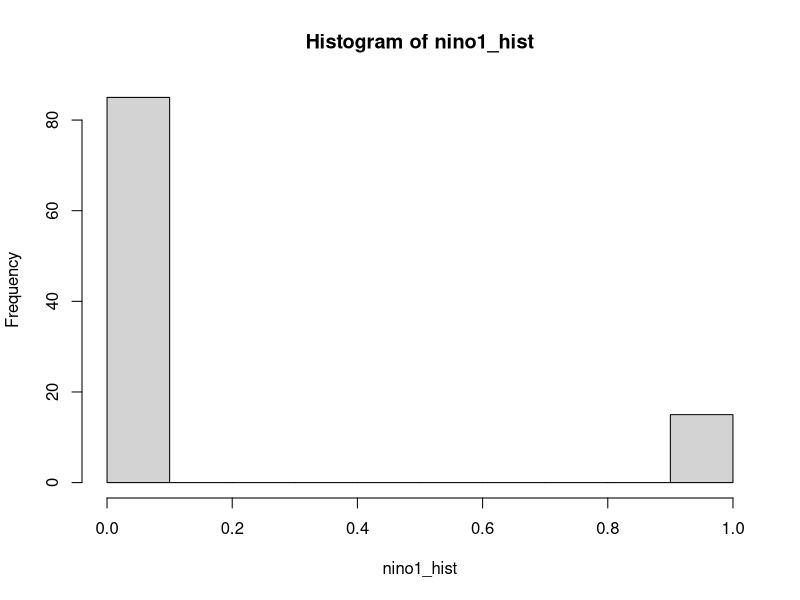
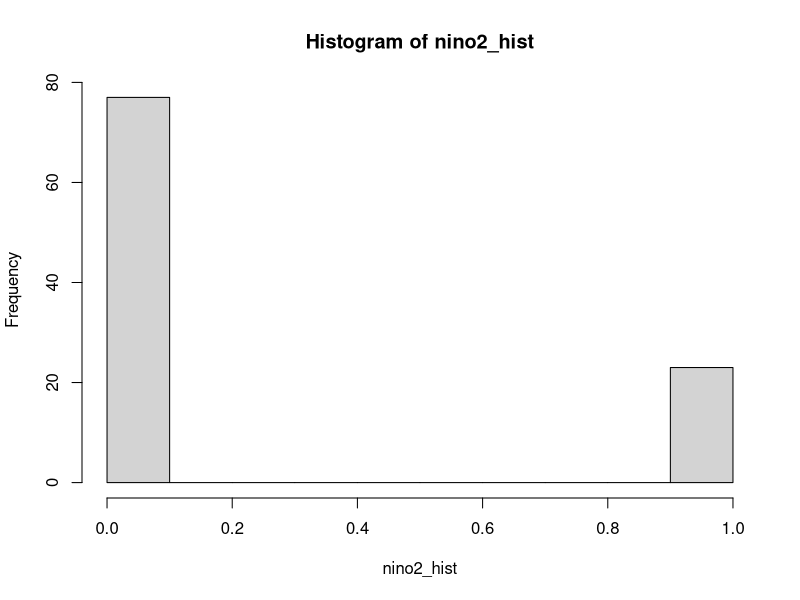

These figures' R source, in order:
## ---- chunk 1
knitr::opts_chunk$set(echo = TRUE)
library(tidyverse)
## ---- chunk 2

nino1 <- sample(c(0,1), size=5, replace=TRUE, prob=c(0.8,0.2))
nino1
#First time all 0s; second time 1-1 and 4-0s; third time 2-1s and 3-0s -- seems reasonable

nino2 <- rbinom(5, 1,.2)
nino2
#First time 1-1 and 4-0s; second time all 0s; third time 1-1 and 4-0s -- also seems reasonable 
## ---- chunk 3
nino1_hist <- sample(c(0,1), size=100, replace=TRUE, prob=c(0.8,0.2))
hist(nino1_hist)
#I re-ran this several times and it always fluctuates like its supposed to around 80% 0s and 20% 1s

nino2_hist <- nino2 <- rbinom(100, 1,.2)
hist(nino2_hist)
#Also re-ran this several times and it always makes sense with what I expect
## ---- chunk 4
#For simplicity assign a value of r_t-1 and call it r_prior; assign the value of r_s; assign the value of the r decrease during el nino years
r_prior = 0.2
r_s = -0.01767
r_nino = -0.10 

#Determine if it is an El Nino year: 1 = yes and 0 = no (assume 1/5 years is an El Nino year)
nino <- rbinom(1, 1,.2) #Draw one number with a 20% chance of drawing 1 and 80% of drawing 0

if(nino==1){
  r = r_prior + (r_nino*r_prior) #if el nino year use the 10% productivity decrease
}
if(nino==0){
  r = r_prior + (r_s*r_prior) #if not el nino year use the normal r_s decrease
}

## ---- chunk 5

#create an interval vector for times that we do want to do the assessment:
assess_int <- seq(5,100,5)

#Write a "not contained in" function"
`%not_in%` <- purrr::negate(`%in%`)
## ---- chunk 6

sim_shock <- function(b, r, r_s, error, p, k, years){
  
  results <- data.frame(
    b = rep(NA, years), c = rep(NA, years), 
    year = 1:years, r = rep(NA, years), nino = rep(NA, years), f = rep(NA, years),
    f_msy = rep(NA, years), f_ratio = rep(NA, years), f_ratio_err = rep(NA, years)) #Setup the results dataframe 
  
  #Set the initial result for the outputs in year 1
  results$b[1] = b
  results$r[1] = r
  results$nino[1] = 0 #starting as not an el nino year
  f_int = (results$r[1] / p) * (1 - ((results$b[1] / k) ^ p)) #initial f assuming catch = surplus
  
  
  fmsy <-function(r,p){r * (1 / (1+p))} #set up the function to calculate Fmsy based on growth (r) and shape parameter (p)
  r_calc1 <- results$r[1]
  results$f_msy[1] <- fmsy(r=r_calc1, p=p) #calculate fmsy in year 1 based on historical parameters
  results$f_ratio[1] = f_int/results$f_msy[1] #calculate the actual f_ratio from initial fishing pressure (this is basically f in time t-1) and fmsy
  
  #Log transform the mean (m) and stdev (s):
  mu_1 <- log(results$f_ratio[1]) 
  cv <- error
  sd_1 <- sqrt(log(cv^2+1))
  
  #Draw the f_ratio_err:
  results$f_ratio_err[1] <- rlnorm(1, meanlog = mu_1, sdlog = sd_1)
  
  #Decide how to change f based on the f ratio estimate with error:
  if(results$f_ratio_err[1] >= 2){
       results$f[1] = 0 #Close the fishery
   } 
    if(results$f_ratio_err[1] > 1.1 & results$f_ratio_err[1] < 2){
       results$f[1] = 0.9*f_int #Reduce by 10% - same thing as keeping 90% of previous fishing mortality
   }  
    if(results$f_ratio_err[1] > 1 & results$f_ratio_err[1] < 1.1){
       results$f[1] = f_int  #f stays the same in as last year
   }
    if(results$f_ratio_err[1] < 1){
       results$f[1] = 1.05*f_int #f increases by 5% from last year
   } 
  
  #Calculate catch in year one based on the new f:
  results$c[1] = results$f[1] * results$b[1] 
  
  ## Loop the model over the specified number of years
  # Repeat on 5 year intervals - make the HCR decision and apply the f to the following year, this f remains constant until next assessment
  for (t in 2:years) {
    if(results$year[t] %in% assess_int){
    
    #Determine if it is an El Nino year:
    results$nino[t] <-  rbinom(1, 1,.2) #assuming there's a 20% chance of an El Nino in any given year
    #Define how much productivity will decrease in an El Nino year:
    r_nino <- -0.10 
    
    #Determine r[t] based on if it is an el nino year or not:
    if(results$nino[t]==1){
      results$r[t] = results$r[t-1] + (r_nino*results$r[t-1]) #in el nino year decrease by the r_nino term
    }
    if(results$nino[t]==0){
      results$r[t] = results$r[t-1] + (r_s*results$r[t-1]) #not an el nino year r calculation stays the same
    }

    
    ##HCR decision will change how f is calculated - this step must come before calculating c 
    # Calculate fmsy in time t from current r 
    r_calc2 <- results$r[t]
    results$f_msy[t] <- fmsy(r=r_calc2, p=p)
    results$f_ratio[t] <- results$f[t-1]/results$f_msy[t-1] #the ratio of f/fmsy at the beginning of the year is based on last years f and fmsy
    
    #Transform to new mean (mu) if f_ratio is greater than 0:
    if(results$f_ratio[t] != 0){
       mu_2 <- log(results$f_ratio[t])
       #Draw the f_ratio_err
       results$f_ratio_err[t] <- rlnorm(1, meanlog = mu_2, sdlog = sd_1)
    }
    if(results$f_ratio[t] == 0){
       results$f_ratio_err[t] = 0
    }

    #Decisions for f this year based on the ratio with error in the previous year 
    if(results$f_ratio_err[t] >= 2){
       results$f[t] = 0 
   } 
    if(results$f_ratio_err[t] > 1.1 & results$f_ratio_err[t] < 2){
       results$f[t] = 0.9*results$f[t-1] #Reduce by 10% - same thing as keeping 90% of previous fishing mortality
   }  
    if(results$f_ratio_err[t] > 1 & results$f_ratio_err[t] < 1.1){
       results$f[t] = results$f[t-1]  #f stays the same in as last year
   }
    if(results$f_ratio_err[t] < 1){
       results$f[t] = 1.05*results$f[t-1] #f increases by 5% from last year
   } 

    
    #Calculate remaining results - pay attention to the order!
    results$b[t] = results$b[t-1] + (results$r[t-1] / p)*results$b[t-1]*(1 - ((results$b[t-1]/k) ^ p))-results$c[t-1]
    results$c[t] = results$f[t] * results$b[t]
   } 

  if(results$year[t] %not_in% assess_int){
    
    #Determine if it is an El Nino year:
    results$nino[t] <-  rbinom(1, 1,.2) #assuming there's a 20% chance of an El Nino in any given year
    #Define how much productivity will decrease in an El Nino year:
    r_nino <- -0.10 
    
    #Determine r[t] based on if it is an el nino year or not:
    if(results$nino[t]==1){
      results$r[t] = results$r[t-1] + (r_nino*results$r[t-1]) #in el nino year decrease by the r_nino term
    }
    if(results$nino[t]==0){
      results$r[t] = results$r[t-1] + (r_s*results$r[t-1]) #not an el nino year r calculation stays the same
    }    
    
    #Calculate the remaining results:
    results$b[t] = results$b[t-1] + (results$r[t-1] / p)*results$b[t-1]*(1 - ((results$b[t-1]/k) ^ p))-results$c[t-1]
    results$f[t] = results$f[t-1]
    results$c[t] = results$f[t] * results$b[t]
    r_calc3 <- results$r[t]
    results$f_msy[t] <- fmsy(r=r_calc3, p=p)
    results$f_ratio_err[t] = results$f_ratio_err[t-1]
    results$f_ratio[t] = results$f_ratio[t-1]
    
  }
}
  return(results)
}

## ---- chunk 7

check_result_shock <- sim_shock(b=6000, r=0.2, r_s=-0.01767, error=0.10, p=0.2, k=10000, years=100)
## ---- chunk 8

#Design experiments
list_shock <- list(
  b = c(1500, 4000, 6000),
  r = seq(0.1, .8, .1),
  r_s = seq(-0.01767, 0.01623, 0.002), 
  error = 0.3,
  p = 0.2,
  k = 10000,
  years = 100
)

input_shock <- list_shock %>%
  cross()


## ---- chunk 9

results = list()

#Run the model over the input lists:

for(i in 1:408){
  results[[i]] <- sim_shock(b=input_shock[[i]]$b, r=input_shock[[i]]$r,
                             r_s=input_shock[[i]]$r_s, p=input_shock[[i]]$p,
                             k=input_shock[[i]]$k,years=input_shock[[i]]$years, 
                             error = input_shock[[i]]$error)
}

